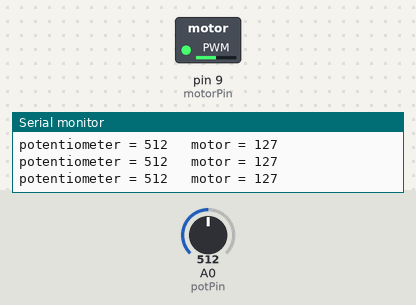
A sketch run on a simulated Arduino Uno, built with avr-gcc and run on an emulated ATmega328P. Parts: switched loads named in the sketch (green lamp = pin HIGH), the last lines printed to the serial monitor. The test bench sets the inputs (shaded band); at power-on: A0 (potPin) = 512.

Above: at 1.2 s.
1.3 s: A0 (potPin) set to 418
At 1.6 s:
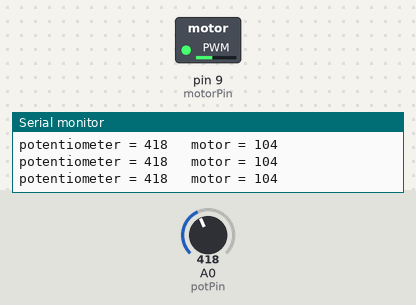
4.3 s: A0 (potPin) set to 385
At 5.2 s:
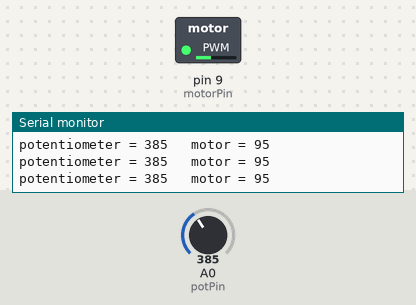
5.8 s: A0 (potPin) set to 716
At 6.8 s:
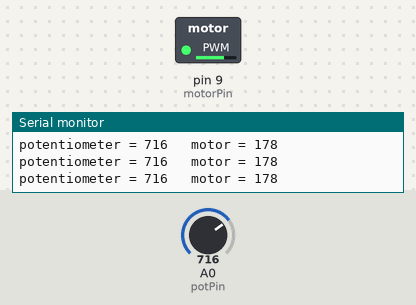
7.3 s: A0 (potPin) set to 992
At 8.5 s:
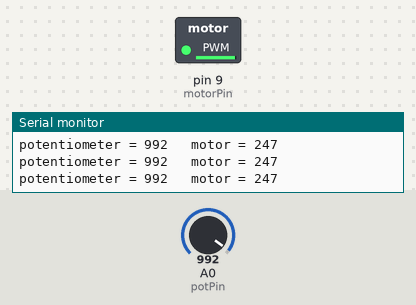
8.8 s: A0 (potPin) set to 1008
At 9.3 s:
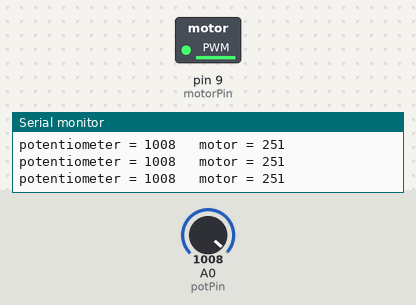
11.8 s: A0 (potPin) set to 0
At 13.3 s:
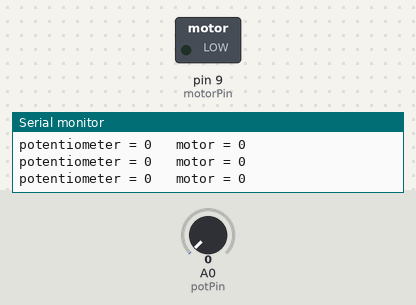
Timing chart, 0 to 14.3 s (numbered marks = the images above; inputs shaded):
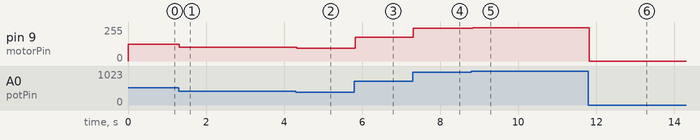

The sketch:

MicroduinoPotentiometerDCMotor.ino
```cpp
int potPin = A0; //Potentiometer input pin
int motorPin = 9;//Motor pin
int potValue = 0;//Defined potentiometer value
int motorValue = 0;//Value recorded motor
void setup() {
 Serial.begin(9600);
}
void loop() {
 potValue = analogRead(potPin); //Reading the value of the potentiometer
 motorValue = map(potValue, 0, 1023, 0, 255);//Mapped to a value between 0 and 255
 analogWrite(motorPin, motorValue);//PWM pass motor
 //display
 Serial.print("potentiometer = " );
 Serial.print(potValue);
 Serial.print("\t motor = ");
 Serial.println(motorValue);
 delay(2);
}
```

Measured:
- after the input at 1.3 s, pin 9 (motorPin): 127/255 → 104/255 at once
- after the input at 4.3 s, pin 9 (motorPin): 104/255 → 95/255 at once
- after the input at 5.8 s, pin 9 (motorPin): 95/255 → 178/255 at once
- after the input at 7.3 s, pin 9 (motorPin): 178/255 → 247/255 at once
- after the input at 8.8 s, pin 9 (motorPin): 247/255 → 251/255 at once
- after the input at 11.8 s, pin 9 (motorPin): 251/255 → 0/255 at once
